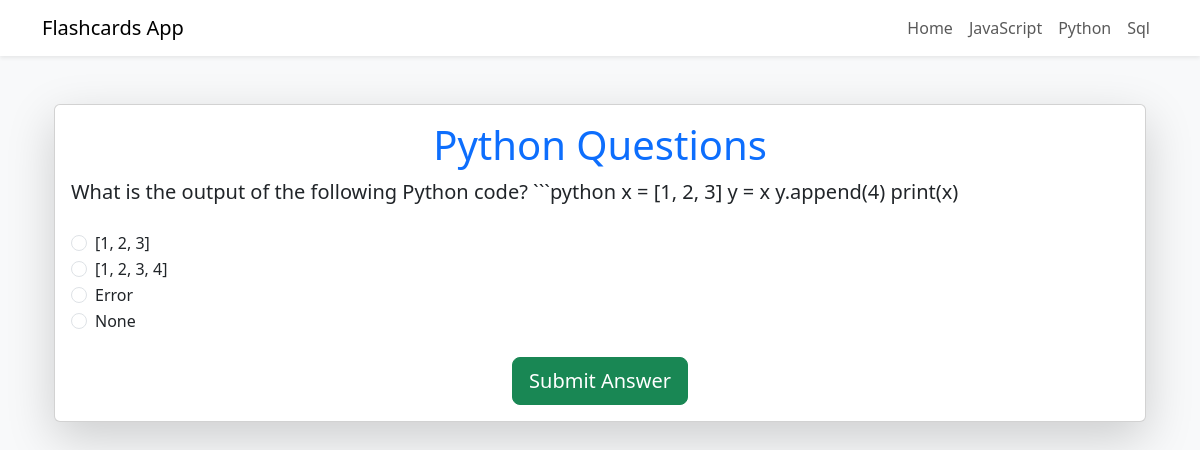
Page /python/ on the committed database.
### game/models.py (models this page shows, shortened)
class Project(models.Model):
    CATEGORY_CHOICES = [
        ('JavaScript', 'JavaScript'),
        ('Python', 'Python'),
    ]
    question = models.TextField(null=False)
    choice_1 = models.TextField(blank=True, null=True)
    choice_2 = models.TextField(blank=True, null=True)
    choice_3 = models.TextField(blank=True, null=True)
    choice_4 = models.TextField(blank=True, null=True)
    correct_answer = models.TextField()
    category = models.CharField(
        max_length=50,
        choices=CATEGORY_CHOICES,
        default='JavaScript',
        help_text="Select the category for this question."
    )

### game/views.py (the view, shortened to what this page needs)
# urls.py: path('python/', views.python_questions, name='python_questions'),
def python_questions(request):
    python_projects = Project.objects.filter(category='Python').order_by('id')
    selected_answer = None
    is_correct = None
    error_message = None  # Variable para el mensaje de error
    current_question_index = int(request.POST.get('current_question_index', 0))
    if 'python_score' not in request.session:
        request.session['python_score'] = 0
    if 'python_incorrect_answers' not in request.session:
        request.session['python_incorrect_answers'] = []
    if current_question_index >= len(python_projects):
        return render(request, 'result.html', {
            'score': request.session['python_score'],
            'incorrect_answers': request.session['python_incorrect_answers']
        })
    current_project = python_projects[current_question_index]
    return render(request, 'python_questions.html', {
        'project': current_project,
        'selected_answer': selected_answer,
        'is_correct': is_correct,
        'current_question_index': current_question_index,
        'error_message': error_message,  # Pasar el mensaje de error al template
    })

### game/templates/python_questions.html (shortened to what this page needs)
{% extends "base.html" %}
{% block content %}
<div class="container mt-5">
    <div class="card shadow-lg">
        <div class="card-body">
            <h1 class="text-center text-primary">Python Questions</h1>
            <p class="fs-5">{{ project.question }}</p>
            <form method="POST" class="mt-4">
                <div class="form-check">
                    <input
                        class="form-check-input"
                        type="radio"
                        name="answer_{{ project.id }}"
                        id="choice1"
                        value="{{ project.choice_1 }}"
                    />
                    <label class="form-check-label" for="choice1">
                        {{ project.choice_1 }}
                    </label>
                </div>
                <div class="form-check">
                    <input
                        class="form-check-input"
                        type="radio"
                        name="answer_{{ project.id }}"
                        id="choice2"
                        value="{{ project.choice_2 }}"
                    />
                    <label class="form-check-label" for="choice2">
                        {{ project.choice_2 }}
                    </label>
                </div>
                <div class="form-check">
                    <input
                        class="form-check-input"
                        type="radio"
                        name="answer_{{ project.id }}"
                        id="choice3"
                        value="{{ project.choice_3 }}"
                    />
                    <label class="form-check-label" for="choice3">
                        {{ project.choice_3 }}
                    </label>
                </div>
                <div class="form-check">
                    <input
                        class="form-check-input"
                        type="radio"
                        name="answer_{{ project.id }}"
                        id="choice4"
                        value="{{ project.choice_4 }}"
                    />
                    <label class="form-check-label" for="choice4">
                        {{ project.choice_4 }}
                    </label>
                </div>
                <div class="text-center mt-4">
                    <button type="submit" class="btn btn-success btn-lg">
                        Submit Answer
                    </button>
                </div>
            </form>
        </div>
    </div>
</div>
{% endblock %}

### rows in the picture
Project: question "What is the output of the following Python code? ```python x = [1, 2, 3] y = x y.append(4) print(x)", choice_1 "[1, 2, 3]", choice_2 "[1, 2, 3, 4]", choice_3 "Error", choice_4 "None"
